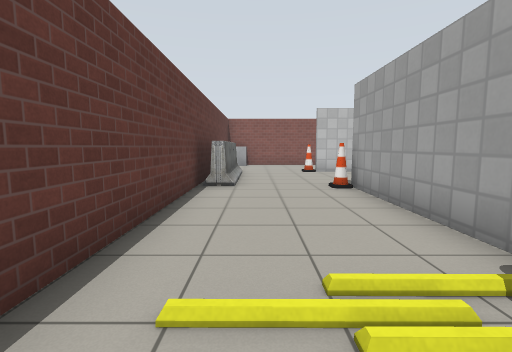
View 1 (above)

16 first-person views from a walk through a Gazebo world. The camera is 1 m above the floor, tilts 6° down and sees 85° across. Floor lines are 1 m apart. The floor is counted in squares, 1 m on a side. Each view is taken from the middle of a square. On the plan, view 1 faces up. The plan holds only what a view shows up to about 12 squares ahead; the rest is blank. Simple patterns stand in for the simulator's built-in surfaces.

View 2
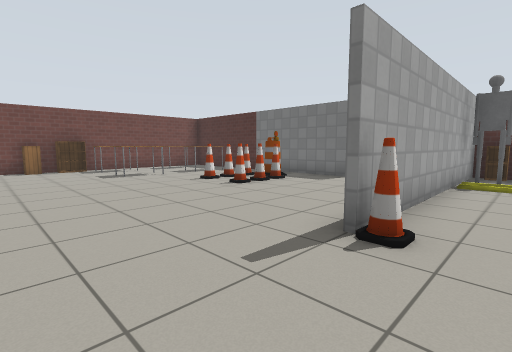

View 3
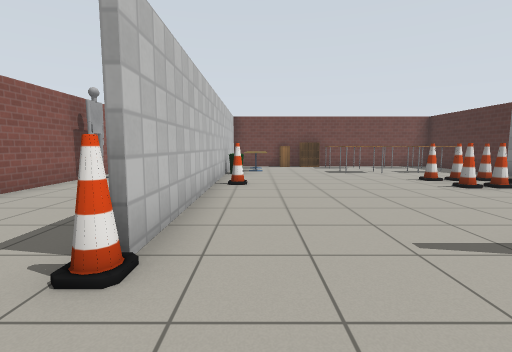

View 4
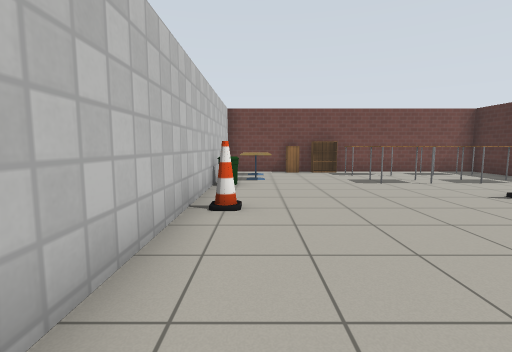

View 5
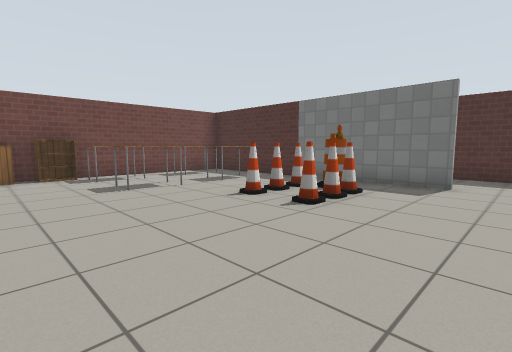

View 6
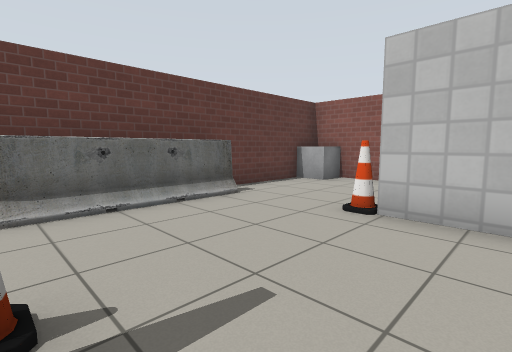

View 7
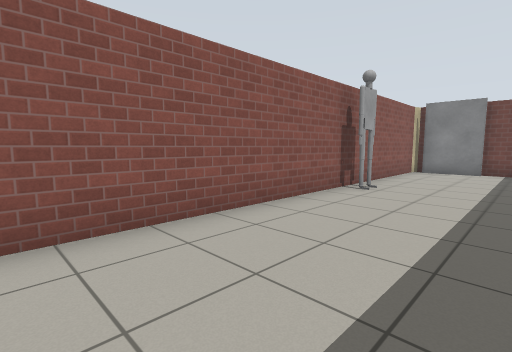

View 8
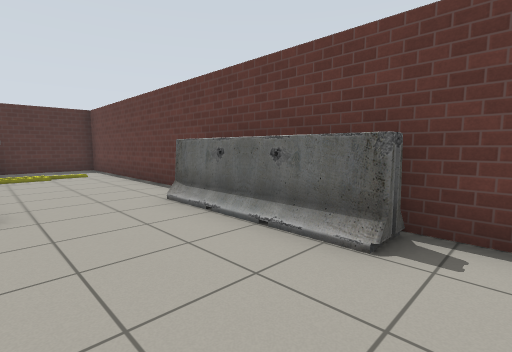

View 9
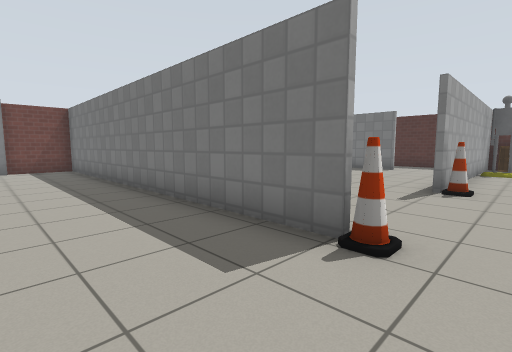

View 10
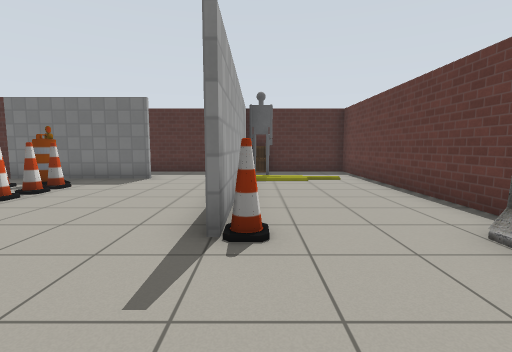

View 11
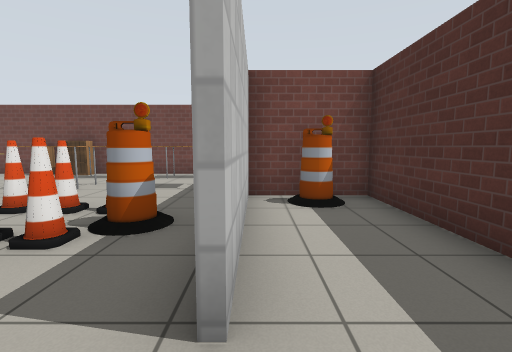

View 12
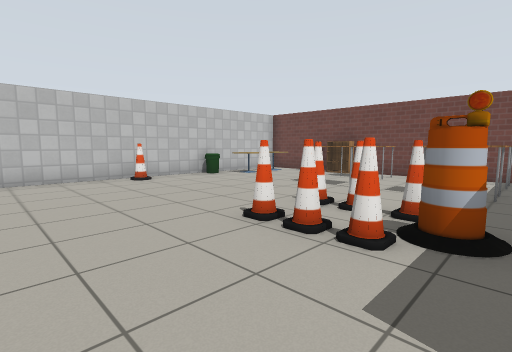

View 13
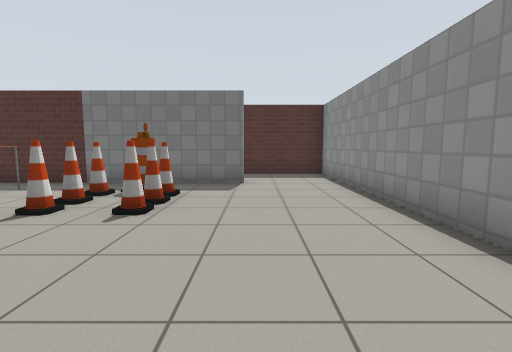

View 14
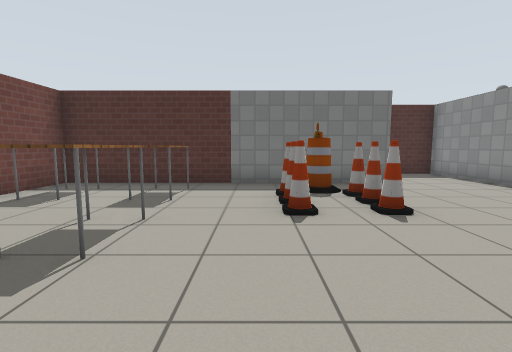

View 15
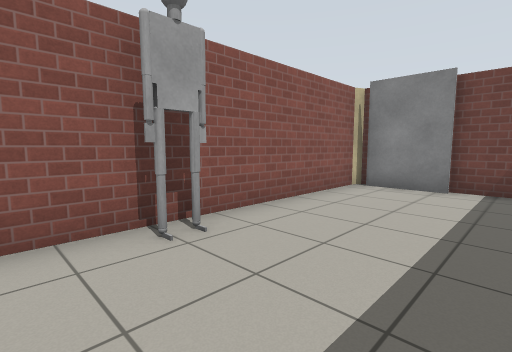

View 16
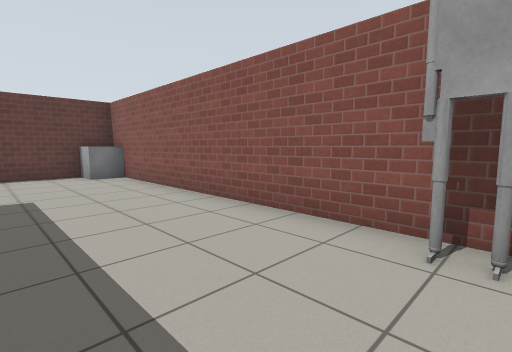

### Floor plan
Points are (right, up) in squares from view 1. A wall is a line through its corners. A room is listed if a view was taken in it or the views show most of it. See-through windows are left out.
Room 1 (views 1, 2, 3, 4, 5, 6, 7, 8, 9, 10, 11, 12, 13, 14, 15, 16)
walls: (2.5, 6.4) (2.5, 0.4); (2.4, 11.3) (14.3, 11.3) (14.3, 13.3); (5.2, 1.3) (14.3, 1.3) (14.3, 11.1) (2.4, 11.1); (2.4, -0.2) (2.4, 6.4); (14.4, 15.2) (14, 15.4) (-1.5, 15.4) (-1.5, -1.3) (1.5, -1.3)
ways out: opening at (4.5, 1) to room 2
objects: barrier (-1, 7) to (-1, 11); other object (-1, 15); cabinet (2, -1); other object (2, 1); cone (2, 7); cone (2, 11); cone (7, 3); cone (7, 4); cone (7, 5); cone (8, 3); cone (8, 4); cone (8, 5); cone (8, 10); other object (9, 15); bin (10, 11); table (11, 3) to (11, 4); table (11, 5) to (11, 6); cafe table (11, 10) to (12, 10); table (13, 3) to (13, 4); table (13, 5) to (13, 6); other object (13, 10); bookshelf (14, 7); cabinet (14, 9)
Room 2 (no view inside)
walls: (2.5, 0.4) (2.5, -1.3) (9.7, -1.3) (9.7, 1.1) (5.2, 1.1)
ways out: opening at (4.5, 1) to room 1
objects: barrel (9, 0)

Where each view was taken, in squares from view 1:
view 1: 0 up, 0 right, facing up
view 2: 10 up, 1 right, facing down-right
view 3: 10 up, 0 right, facing right
view 4: 10 up, 3 right, facing right
view 5: 9 up, 4 right, facing down-right
view 6: 7 up, 4 right, facing up-left
view 7: 12 up, 2 right, facing up-right
view 8: 12 up, 2 right, facing down-left
view 9: 14 up, 1 right, facing down-right
view 10: 10 up, 2 right, facing down
view 11: 1 up, 4 right, facing right
view 12: 2 up, 4 right, facing up-right
view 13: 9 up, 5 right, facing down
view 14: 9 up, 9 right, facing down
view 15: 12 up, 7 right, facing up-right
view 16: 12 up, 9 right, facing up-left
